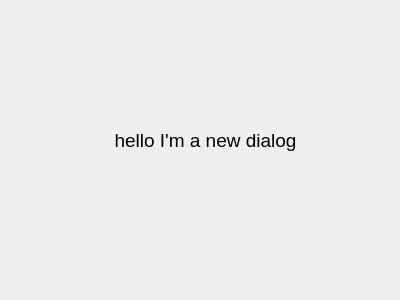
<?xml version="1.0" encoding="UTF-8"?>
<ui version="4.0">
 <class>Form</class>
 <widget class="QWidget" name="Form">
  <property name="geometry">
   <rect>
    <x>0</x>
    <y>0</y>
    <width>400</width>
    <height>300</height>
   </rect>
  </property>
  <property name="windowTitle">
   <string>Form</string>
  </property>
  <widget class="QLabel" name="label">
   <property name="geometry">
    <rect>
     <x>90</x>
     <y>90</y>
     <width>231</width>
     <height>101</height>
    </rect>
   </property>
   <property name="font">
    <font>
     <pointsize>14</pointsize>
    </font>
   </property>
   <property name="text">
    <string>hello I'm a new dialog</string>
   </property>
   <property name="alignment">
    <set>Qt::AlignCenter</set>
   </property>
  </widget>
 </widget>
 <resources/>
 <connections/>
</ui>
